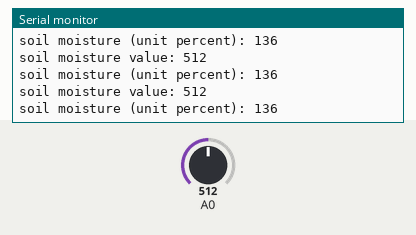
The sketch below on a simulated Arduino Uno, built with avr-gcc and run on an emulated ATmega328P. Parts: the last lines printed to the serial monitor. The inputs (shaded band) are chosen by the test bench; at power-on: A0 = 512.

Above: at 1.3 s.
1.4 s: A0 set to 716
At 1.82 s:
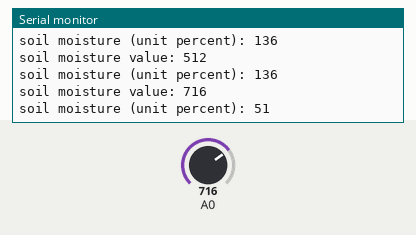
2.9 s: A0 set to 900
At 3.32 s:
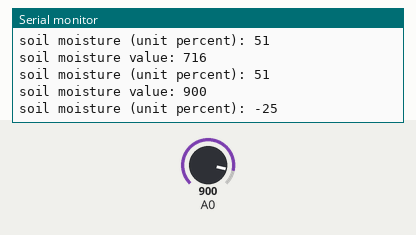
Timing chart, 0 to 5.9 s (numbered marks = the images above; inputs shaded):
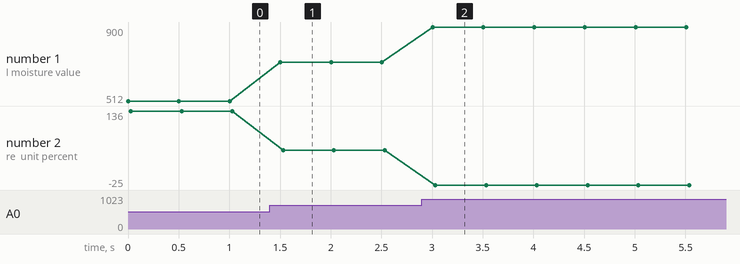

The sketch:

calibrate_soil_sensor.ino
```cpp
//dry soil 806
//moist; before water 667
//after water 615
//after after water 680-610

const int AirValue = 840;   //set to value in open air
const int WaterValue = 600;  //set to value submerged in water
int soilMoistureValue;
int percentage;

void setup(){
  Serial.begin(9600); // open serial port, set the baud rate to 9600 bps
}
void loop(){
  soilMoistureValue = analogRead(A0);
  percentage = map(soilMoistureValue, AirValue, WaterValue, 0, 100);

  Serial.print("soil moisture value: "); Serial.println(soilMoistureValue);
  Serial.print("soil moisture (unit percent): "); Serial.println(percentage);

  delay(500);
}
```

Measured:
- after the input at 1.4 s, the serial monitor: prints a new line after 0.10 s (image 1)
- after the input at 2.9 s, the serial monitor: prints a new line after 0.11 s (image 2)
- plotted number 1: 512 → 716 after the input at 1.4 s, 716 → 900 after the input at 2.9 s
- plotted number 2: 136 → 51 after the input at 1.4 s, 51 → -25 after the input at 2.9 s
